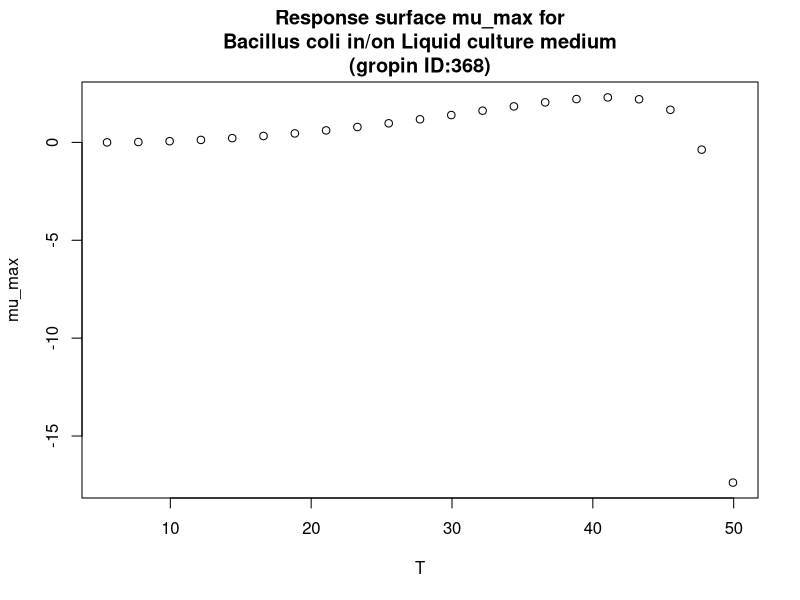

This chart was generated by the following R code:
#############################
# start of Parameter script
#############################
T <- seq(5.5055,49.95004995005,length.out=21)
#############################
# end of Parameter script
#############################
############################# 
# start of Model script Gropin ID 368 
#############################
 
# constant coefficients for this model
 
variables <- data.frame(T)
argumentsPar <- expand.grid(variables)
 
# heart of the model
response_surface <- function(T) {
   mumax <-(2.3*(T-47.5)*((T-4.9)^2))/((41.3-4.9)*((41.3-4.9)*(T-41.3)-(41.3-47.5)*(41.3+4.9-2*T)))

return(mumax=mumax)
} 

# output parameters
mumax <- cbind(argumentsPar,response_surface(argumentsPar['T']))
colnames(mumax) <- c(colnames(argumentsPar),'mumax')
#############################
# End of Model script
#############################
############################# 
# start of Visualisation script Gropin ID 368 
#############################
plot(T,mumax$mumax,
                          xlab='T',
                          ylab='mu_max',main='Response surface mu_max for
Bacillus coli in/on Liquid culture medium
(gropin ID:368)')
#############################
# End of Visualisation script
#############################
